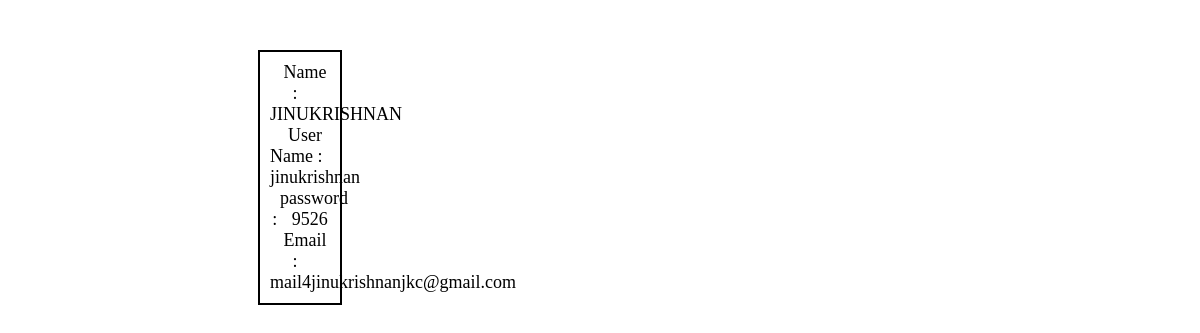
The app's page /detail_view/2 with its own data.
### demoapp3/models.py (models this page shows)
class reg(models.Model):
    name = models.CharField(max_length=200)
    age =models.IntegerField()
    email=models.CharField(max_length=200)
    username=models.CharField(max_length=200)
    password=models.CharField(max_length=200)

### demoapp3/views.py (the view)
# urls.py: path('detail_view/<str:pk>',views.detail_view,name='detail_view'),
def detail_view(request,pk):
     cr=reg.objects.get(id = pk)
     return render(request,'detail_view.html',{'cm':cr})

### TEMPLATES/detail_view.html (shortened to what this page needs)
<!DOCTYPE html>
<head>
</head>
<body>
    <div>
    <span>Name : </span>{{cm.name}} <br>
    <span>User Name : </span>{{cm.username}} <br>
    <span>password : </span>{{cm.password}} <br>
    <span>Email : </span>{{cm.email}} <br>
    </div>
</body>
</html>

### TEMPLATES/detail_view.html (style rules this page uses)
div { margin-top: 50px; margin-left: 250px; margin-right: 850px; font-size: large; text-align: center; border: 2px solid; animation: colorChange 4s infinite; padding: 10px; }
span { padding: 10px; }

### records on screen
reg: name "JINUKRISHNAN", username "jinukrishnan", password "9526", email "mail4jinukrishnanjkc@gmail.com"
